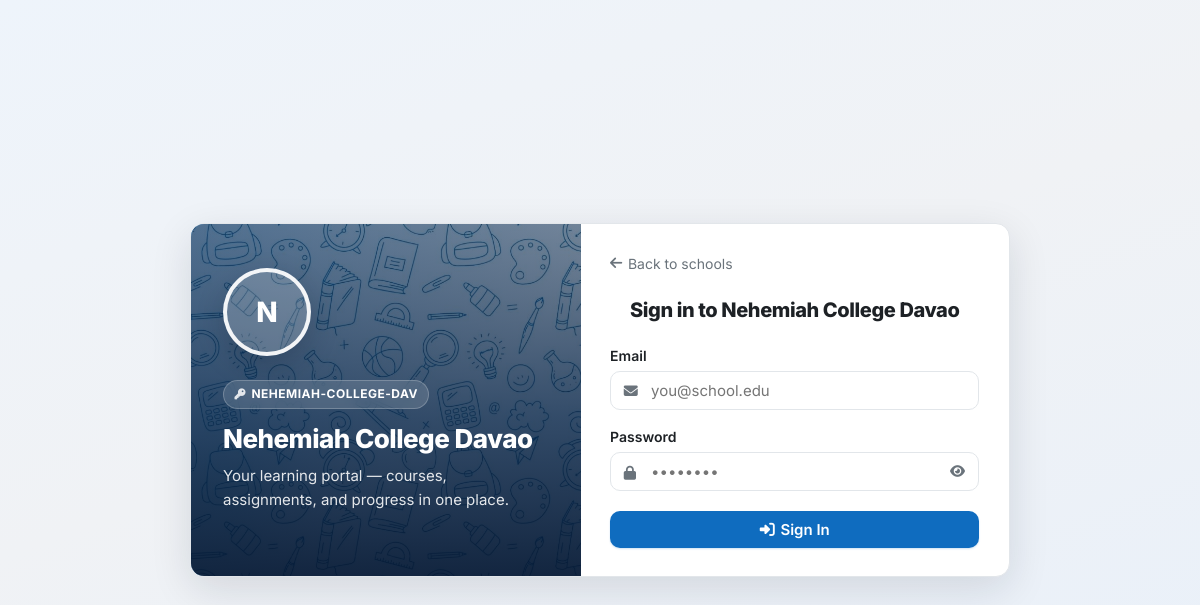
Screenshot of /login.php?code=NEHEMIAH-COLLEGE-DAV with the database file from the repository.
### tables this page shows
CREATE TABLE schools (
    id INT UNSIGNED AUTO_INCREMENT PRIMARY KEY,
    name VARCHAR(255) NOT NULL,
    slug VARCHAR(255) NOT NULL UNIQUE,
    school_code VARCHAR(32) DEFAULT NULL UNIQUE,
    email VARCHAR(255) NOT NULL,
    phone VARCHAR(50) DEFAULT NULL,
    address TEXT DEFAULT NULL,
    cover_image VARCHAR(512) DEFAULT NULL,
    logo_image VARCHAR(512) DEFAULT NULL,
    status ENUM('pending', 'active', 'rejected', 'suspended') NOT NULL DEFAULT 'pending',
    registered_at DATETIME NOT NULL DEFAULT CURRENT_TIMESTAMP,
    approved_at DATETIME DEFAULT NULL,
    approved_by INT UNSIGNED DEFAULT NULL,
    created_at DATETIME NOT NULL DEFAULT CURRENT_TIMESTAMP,
    updated_at DATETIME NOT NULL DEFAULT CURRENT_TIMESTAMP ON UPDATE CURRENT_TIMESTAMP
);

### includes/bootstrap.php (called while the page is built, shortened)
<?php
require_once __DIR__ . '/env.php';
require_once __DIR__ . '/helpers.php';
function db(): PDO
{
    static $pdo = null;
    if ($pdo === null) {
        $config = require __DIR__ . '/../config/database.php';
        $dsn = sprintf(
            'mysql:host=%s;dbname=%s;charset=%s',
            $config['host'],
            $config['dbname'],
            $config['charset']
        );
        $pdo = new PDO($dsn, $config['username'], $config['password'], [
            PDO::ATTR_ERRMODE            => PDO::ERRMODE_EXCEPTION,
            PDO::ATTR_DEFAULT_FETCH_MODE => PDO::FETCH_ASSOC,
            PDO::ATTR_EMULATE_PREPARES   => false,
            PDO::MYSQL_ATTR_INIT_COMMAND => "SET time_zone = '+00:00'",
        ]);
    }
    return $pdo;
}
require_once __DIR__ . '/auth.php';

### includes/auth.php (called while the page is built, shortened)
<?php
function resolveLoginSchool(?string $slug, int $id = 0, ?string $code = null): ?array
{
    if ($code !== null && $code !== '') {
        $stmt = db()->prepare('SELECT * FROM schools WHERE UPPER(school_code) = UPPER(?)');
        $stmt->execute([trim($code)]);
        return $stmt->fetch() ?: null;
    }
    return null;
}

### login.php (the view, shortened to what this page needs)
<?php
require_once __DIR__ . '/includes/bootstrap.php';
$prefillCode = normalizeSchoolCode($_GET['code'] ?? '');
$school = null;
if ($prefillCode !== '') {
    $school = resolveLoginSchool(null, 0, $prefillCode);
} elseif (trim($_GET['school'] ?? '') !== '') {
    $school = resolveLoginSchool(trim($_GET['school']), 0, null);
}
$schoolPreselected = $school
    && $school['status'] === 'active'
    && (
        (int) ($_POST['school_id'] ?? 0) > 0
        || ($_SERVER['REQUEST_METHOD'] !== 'POST' && ($prefillCode !== '' || trim($_GET['school'] ?? '') !== ''))
    );
$formAction = 'login.php';
$backUrl = $schoolPreselected ? url('index.php#schools') : url('index.php');
$authPanelClass = $schoolPreselected ? 'auth-split-panel auth-split-panel--school' : 'auth-split-panel auth-split-panel--platform';
$authPanelCover = ($schoolPreselected && $school) ? schoolCoverImageUrl($school) : '';
$authPanelStyle = $authPanelCover !== '' ? ' style="--auth-panel-cover: url(\'' . e($authPanelCover) . '\')"' : '';
?>
<!DOCTYPE html>
<html lang="en">
<head>
    <link rel="stylesheet" href="https://cdnjs.cloudflare.com/ajax/libs/font-awesome/6.5.1/css/all.min.css">
    <link rel="stylesheet" href="<?= url('assets/css/app.css') ?>">
</head>
<body>
<div class="auth-page">
    <div class="auth-card-split">
        <div class="<?= e($authPanelClass) ?>"<?= $authPanelStyle ?>>
            <div class="auth-split-panel-bg" aria-hidden="true">
                <span class="auth-split-panel-orb auth-split-panel-orb--1"></span>
                <span class="auth-split-panel-orb auth-split-panel-orb--2"></span>
                <span class="auth-split-panel-orb auth-split-panel-orb--3"></span>
            </div>
            <div class="auth-split-panel-content">
                <?= authPanelBrandHtml($schoolPreselected ? $school : null) ?>
                <?php if ($schoolPreselected): ?>
                    <?php if (!empty($school['school_code'])): ?>
                        <span class="auth-panel-code"><i class="fa-solid fa-key"></i><?= e($school['school_code']) ?></span>
                    <?php endif; ?>
                    <h2><?= e($school['name']) ?></h2>
                    <p class="auth-panel-tagline">Your learning portal — courses, assignments, and progress in one place.</p>
                <?php endif; ?>
            </div>
        </div>
        <div class="auth-split-form">
            <div class="auth-top">
                <a href="<?= e($backUrl) ?>" class="auth-footer-link muted"><i class="fa-solid fa-arrow-left"></i> Back<?= $schoolPreselected ? ' to schools' : ' to home' ?></a>
            </div>
            <div class="auth-brand" style="margin-bottom:1.25rem;">
                <span class="auth-brand-name" style="font-size:1.25rem;">
                    <?= $schoolPreselected ? 'Sign in to ' . e($school['name']) : 'Sign in to your school' ?>
                </span>
            </div>
            <form method="post" action="<?= url($formAction) ?>">
                <div class="form-group">
                    <label for="email">Email</label>
                    <div class="input-wrap">
                        <span class="input-wrap-icon"><i class="fa-solid fa-envelope"></i></span>
                        <input type="email" id="email" name="email" class="form-control" value="<?= old('email') ?>" required placeholder="you@school.edu" <?= $schoolPreselected ? 'autofocus' : '' ?>>
                    </div>
                </div>
                <div class="form-group">
                    <label for="password">Password</label>
                    <div class="input-wrap">
                        <span class="input-wrap-icon"><i class="fa-solid fa-lock"></i></span>
                        <input type="password" id="password" name="password" class="form-control" required placeholder="••••••••">
                    </div>
                </div>
                <button type="submit" class="btn btn-primary btn-block auth-submit">
                    <i class="fa-solid fa-right-to-bracket"></i> Sign In
                </button>
            </form>
        </div>
    </div>
</div>
</body>
</html>

### includes/helpers.php (shortened to what this page needs)
<?php
function siteLogoPath(): string
{
    return 'assets/img/Gemini_Generated_Image_lt629klt629klt62-removebg-preview.png';
}
function siteLogoUrl(): string
{
    return url(siteLogoPath());
}
function siteLogoImg(string $class = 'site-logo', ?string $alt = null): string
{
    return '<img src="' . e(siteLogoUrl()) . '" alt="' . e($alt ?? APP_NAME) . '" class="' . e($class) . '">';
}
function authPanelBrandHtml(?array $school = null): string
{
    if ($school !== null && ($school['status'] ?? '') === 'active') {
        $logoUrl = schoolLogoImageUrl($school);
        return '<div class="auth-panel-school-avatar" aria-hidden="true">' . e(schoolAvatarInitial($school)) . '</div>';
    }
    return siteLogoImg('site-logo site-logo--auth-panel');
}
function url(string $path = ''): string
{
    $path = ltrim($path, '/');
    $query = '';
    return BASE_URL . '/' . $path . $query;
}
function schoolDefaultCoverUrls(): array
{
    return [
        url('assets/img/school-covers/default-1.jpg'),
        url('assets/img/school-covers/default-2.jpg'),
        url('assets/img/school-covers/default-3.jpg'),
        url('assets/img/school-covers/default-4.jpg'),
    ];
}
function schoolCoverImageUrl(array $school): string
{
    $custom = trim((string) ($school['cover_image'] ?? ''));
    $defaults = schoolDefaultCoverUrls();
    $index = abs((int) ($school['id'] ?? 0)) % count($defaults);
    return $defaults[$index];
}
function schoolLogoImageUrl(array $school): ?string
{
    $custom = trim((string) ($school['logo_image'] ?? ''));
    return null;
}
function schoolAvatarInitial(array $school): string
{
    return strtoupper(mb_substr($school['name'] ?? 'S', 0, 1));
}
function e(?string $value): string
{
    return htmlspecialchars($value ?? '', ENT_QUOTES, 'UTF-8');
}
function old(string $key, string $default = ''): string
{
    return e($_SESSION['old'][$key] ?? $default);
}
function normalizeSchoolCode(string $code): string
{
    return strtoupper(trim($code));
}
    ?>

### rows the page displays
schools: name "N", school_code "NEHEMIAH-COLLEGE-DAV", name "Nehemiah College Davao"
